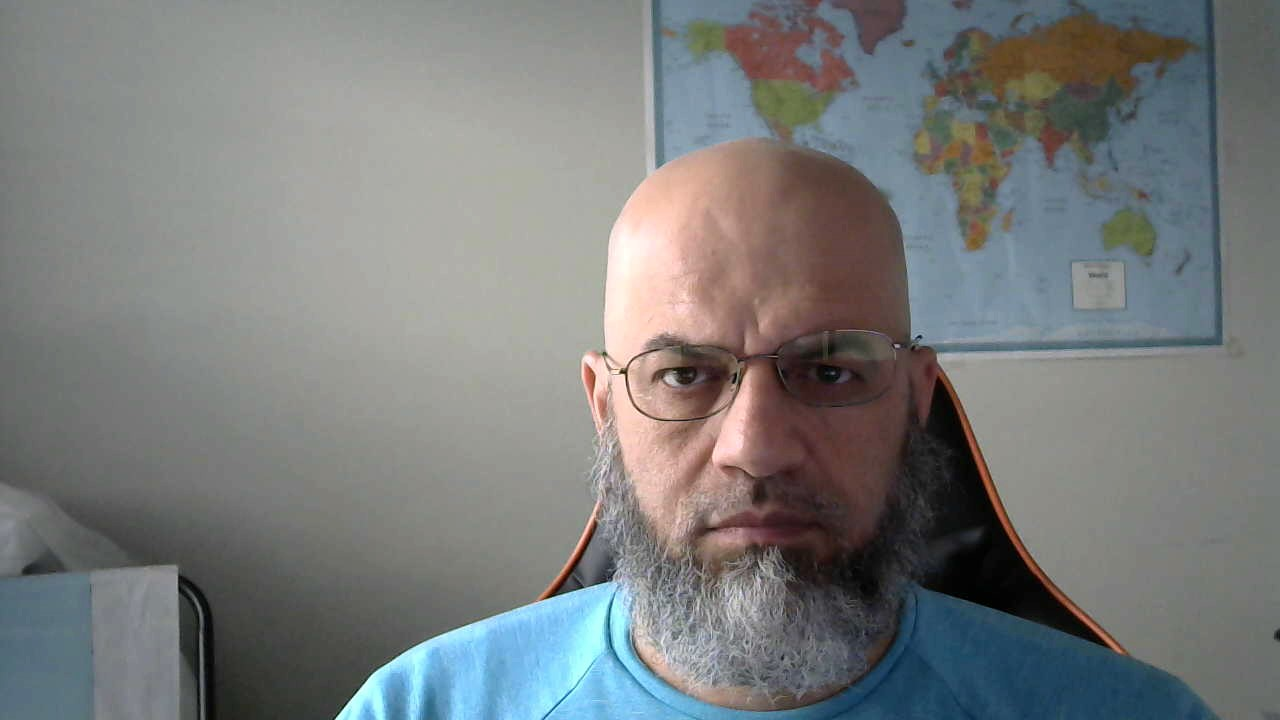
#> input picture openCv demos/004 face rec 2/muhammed.jpg, 1280 x 720 px
$ python face2.py
#> lines starting #> are read from the running program, lines starting #| are printed output that depends on the picture
# Import required libraries
import cv2
import numpy as np
import matplotlib.pyplot as plt

# Load image
img = cv2.imread('muhammed.jpg')
#> img is the input picture: shape (720, 1280, 3); mean B, G, R 123.4, 123.6, 121.2
gray = cv2.cvtColor(img, cv2.COLOR_BGR2GRAY)
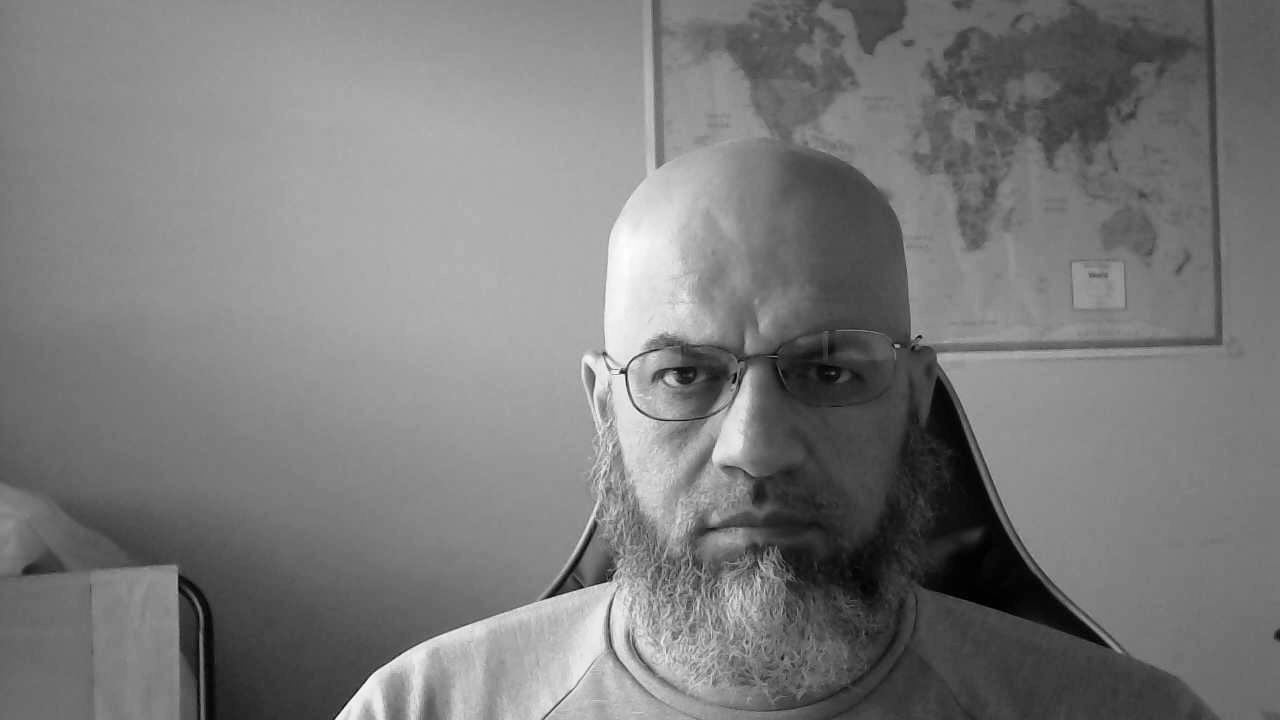
#> gray: shape (720, 1280); min 0, max 254, mean 122.9

# Load existing cascade classifier for face and eyes
face_cascade = cv2.CascadeClassifier('haarcascade_frontalface_default.xml')
eye_cascade = cv2.CascadeClassifier('haarcascade_eye.xml')


# Detect faces
faces = face_cascade.detectMultiScale(gray, 1.8, 6)
#> faces = ()

# For each face detected draw a detection rectangle in blue (255,0,0)
for (x, y, w, h) in faces:
    cv2.rectangle(img, (x, y), (x+w, y+h), (255, 0, 0), 2)
    roi_gray = gray[y:y+h, x:x+w]
    roi_color = img[y:y+h, x:x+w]

    # Detect eyes (within face)
    eyes = eye_cascade.detectMultiScale(roi_gray)

    # For each set of eyes detected draw a detection rectangle in green (0,255,0)
    for (ex, ey, ew, eh) in eyes:
        cv2.rectangle(roi_color, (ex, ey), (ex+ew, ey+eh), (0, 255, 0), 2)
#> this loop made 0 passes


# Show image with detection rectangles drawn
cv2.imshow('img', img)
cv2.waitKey(0)
cv2.destroyAllWindows()
